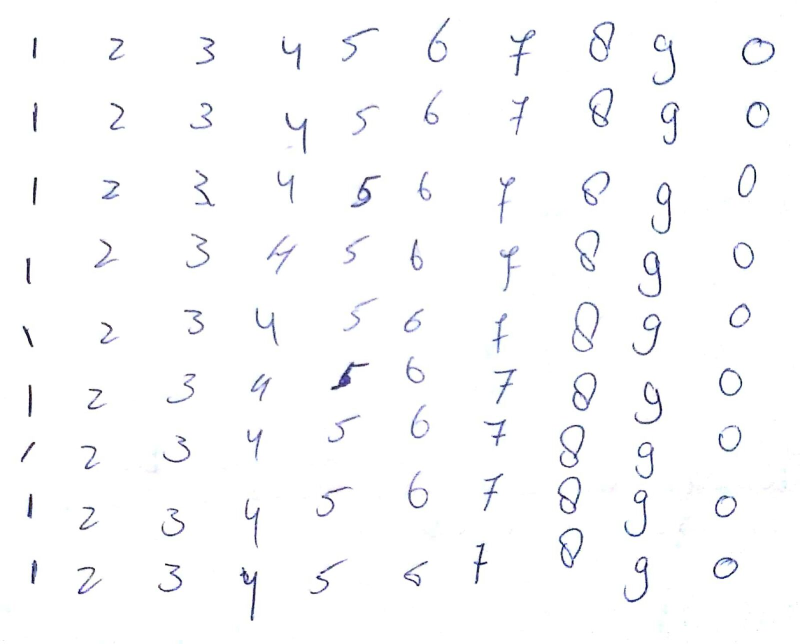
#> input picture data/digits.jpeg, 1599 x 1287 px (shown at 1/2 size)
$ python process-self-digits.py   (Python 2 division)
#> lines starting #> are read from the running program, lines starting #| are printed output that depends on the picture; after the words box and inside, x2 and y2 are one past the last pixel; in counts of white or black regions, pixels touching at a corner belong together
import cv2
import csv
import numpy as np
import matplotlib.pyplot as plt

max_height = 600
max_width = 800


def separate_handwritten_digits(im_file='data/digits.jpeg', imshow=False):
#> called with im_file = 'data/digits.jpeg', imshow = True
    im_gray = cv2.imread(im_file, cv2.IMREAD_GRAYSCALE)
#> im_gray: shape (1287, 1599); min 0, max 255, mean 250.6
    if im_gray is None:
        print 'Cannot find image "{}", did you forget to specify the directory?'.format(im_file)
        return []
    height, width = im_gray.shape[:2]
#> height = 1287; width = 1599

    # Only shrink if img is bigger than required
    if max_height < height or max_width < width:
        # get scaling factor
        scaling_factor = max_height / float(height)
#> scaling_factor = 0.466
        if max_width / float(width) < scaling_factor:
            scaling_factor = max_width / float(width)
        # resize image
        im_gray = cv2.resize(im_gray, None, fx=scaling_factor, fy=scaling_factor, interpolation=cv2.INTER_AREA)
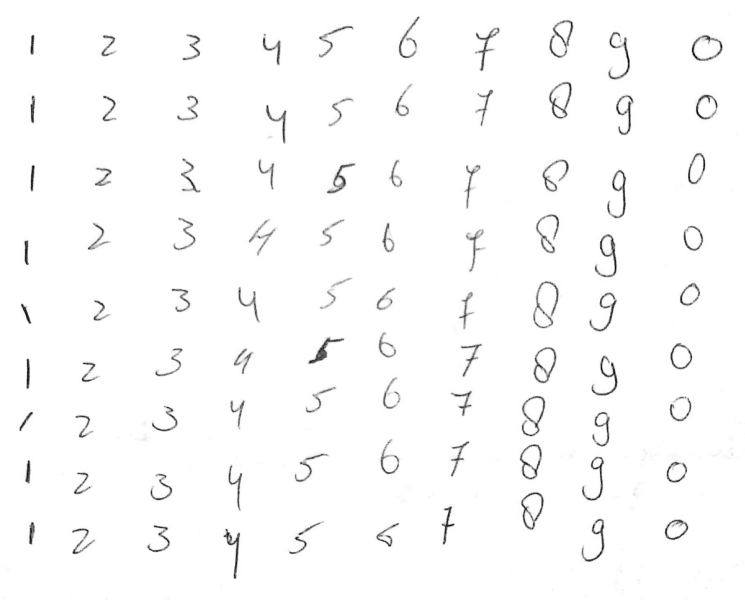
#> im_gray: shape (600, 745); min 6, max 255, mean 250.6

    if imshow:
        cv2.imshow('Original image', im_gray)

    (thresh, im_bw) = cv2.threshold(im_gray, 120, 255, cv2.THRESH_BINARY | cv2.THRESH_OTSU)
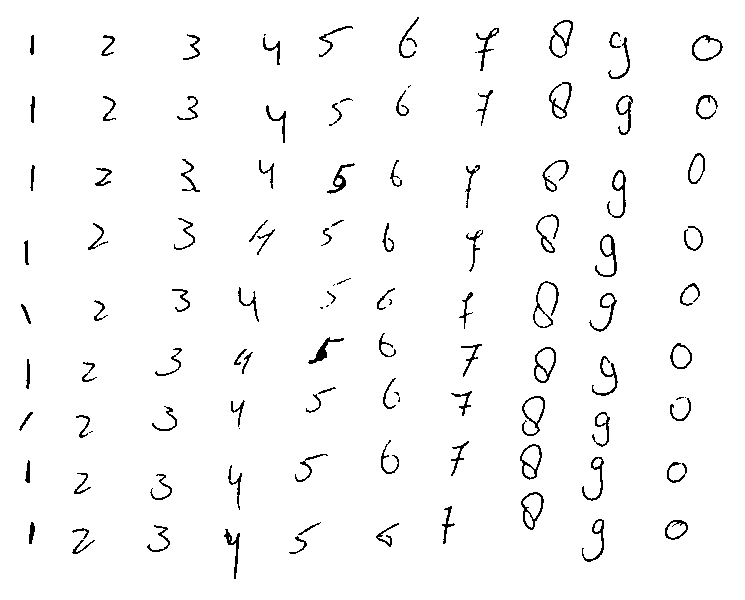
#> im_bw: shape (600, 745); 97.3% white; black in thin lines or dots, all inside (x1, y1, x2, y2) = (19, 17, 723, 579)
#> thresh = 189
    img = cv2.bitwise_not(im_bw)

    # Remove noise
    # img = cv2.erode(img, np.ones((2, 2)))
    # img = cv2.dilate(img, np.ones((2, 2)))

    if imshow:
        cv2.imshow('Thresholded denoised image', img)

    # Join separate small objects so bounding boxes can be found
    kernel = cv2.getStructuringElement(cv2.MORPH_ELLIPSE, (8, 8))
    img_joined = cv2.dilate(img, kernel)
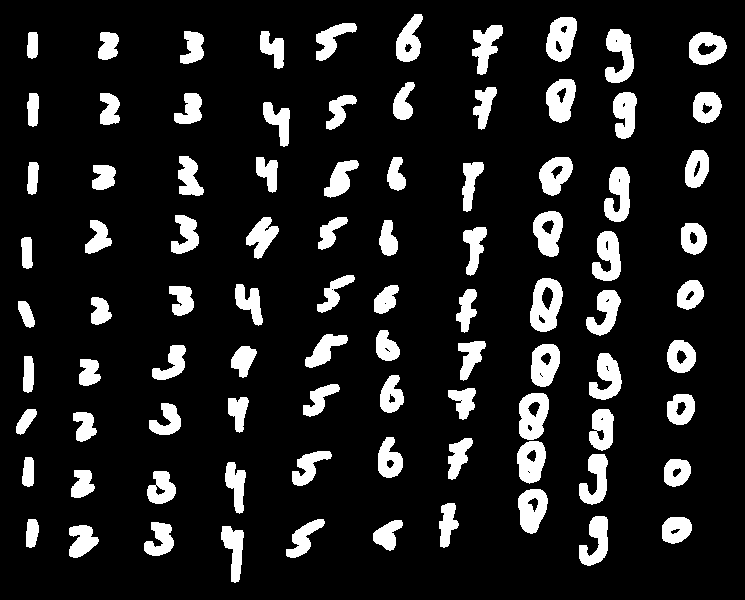
#> img_joined: shape (600, 745); 12.8% white; 90 white regions
    if imshow:
        cv2.imshow('Joined image (for finding bounding boxes)', img_joined)

    # Compute contours so bounding boxes can be found, only keep outer contours (not the o inside O) with RETR_EXTERNAL
    contours, _ = cv2.findContours(img_joined, cv2.RETR_EXTERNAL, cv2.CHAIN_APPROX_TC89_L1)
#> contours = 90 contours; largest, box (x1, y1, x2, y2) and area: (530, 278, 563, 332) 1321, (519, 393, 549, 440) 1102, (546, 17, 577, 62) 1015, (533, 211, 563, 257) 998, (518, 489, 548, 534) 975

    # Prepare color image to draw bounding boxes on
    img_color = cv2.cvtColor(img, cv2.COLOR_GRAY2RGB)

    # img_color[img_color == 255] = 1

    count = 0
    cells = []
    labels = [4,2,3,6,5,1,0,9,7,8,3,2,4,0,1,9,5,8,7,6,2,9,1,3,4,0,8,7,5,6,2,1,9,4,3,8,7,0,5,6,1,2,9,7,3,6,4,0,8,5,1,9,7,0,6,2,5,4,3,8,9,2,7,1,5,8,6,4,3,0,4,5,3,2,1,0,9,7,6,8,0,2,1,4,3,9,7,5,8,6]
    data = []
    for i in range(len(contours)):
        c = contours[i]
        # get the bounding rect
        x, y, w, h = cv2.boundingRect(c)

        cell = img[y:y + h, x:x + w]
        cells.append(cell)
        count += 1
        if imshow:
            cv2.rectangle(img_color, (x-8, y-8), (x + w+8, y + h + 8), (0, 0, 255), 2)
        letter = img_color[y:y+h,x:x+w]
        letter = cv2.cvtColor(letter, cv2.COLOR_BGR2GRAY)
        # plt.imshow(letter, cmap='gray')
        # plt.show()
        data.append([labels[i], letter.shape[1], letter.shape[0]] + list(letter.flatten()))
#> this loop made 90 passes
#> (x, y, w, h) on passes 1 to 12: (221, 526, 23, 56), (69, 525, 30, 33), (144, 522, 30, 34), (373, 520, 30, 30), (286, 519, 39, 39), (26, 519, 13, 29), (662, 517, 30, 27), (579, 516, 29, 50), (439, 503, 20, 44), (518, 489, 30, 45), (147, 471, 29, 33), (71, 470, 24, 28)
#> pass 1, in separate_handwritten_digits, `cell = img[y:y + h, x:x + w]`:
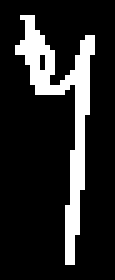
#> cell: shape (56, 23) (shown 5 times larger); 15.6% white; 1 white region, box (x1, y1, x2, y2) and area: (3, 3, 19, 53) 201
#> pass 2, in separate_handwritten_digits, `cell = img[y:y + h, x:x + w]`:
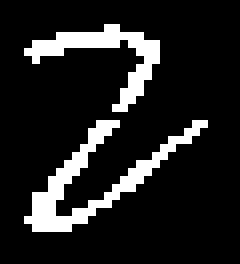
#> cell: shape (33, 30) (shown 8 times larger); 13.1% white in thin lines or dots, all inside (x1, y1, x2, y2) = (3, 3, 26, 29)
#> after the loop:
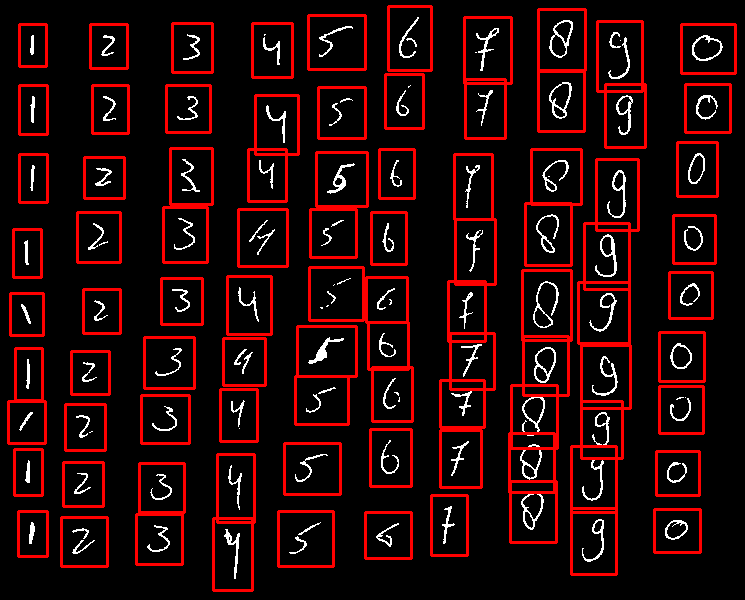
#> img_color: shape (600, 745, 3); mean B, G, R 6.8, 6.8, 35.5
#> after the loop:
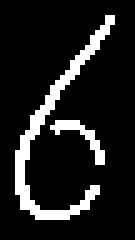
#> letter: shape (48, 27) (shown 5 times larger); 12.3% white in thin lines or dots, all inside (x1, y1, x2, y2) = (3, 3, 23, 44)
#> after the loop, cells = 90 items; count = 90; data = 90 items


    fil = open("self-digits.csv", 'wb')
    for r in data:
        fil.write(str(r).strip("[]") + '\n')
#> this loop made 1 pass

    fil.close()

    # np.savetxt("self-digits.csv", data , delimiter=",")


    if imshow:
        cv2.imshow('Digit bounding boxes', img_color)
        cv2.imwrite("boundingbox.png", img_color)
        cv2.waitKey(0)
    return cells


if __name__ == "__main__":
#> (the run stopped early here; a loop or call above may not have finished)
